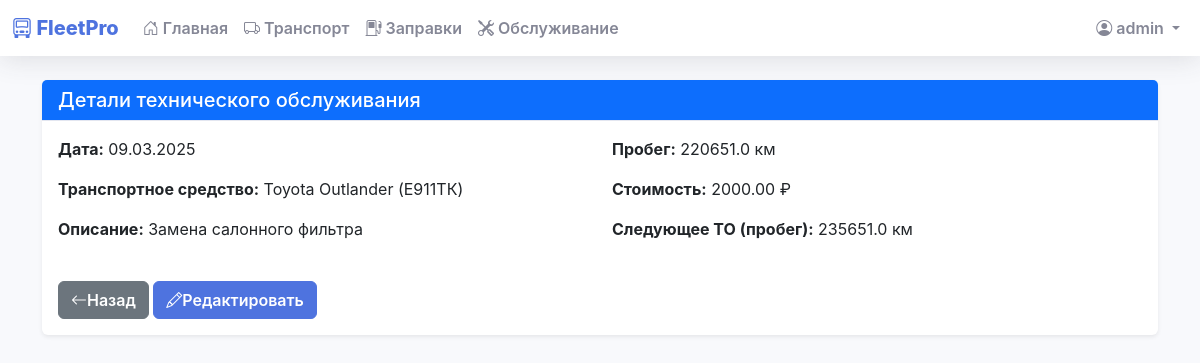
The app's page /maintenance/1 (signed in) with its own data.
### models.py (models this page shows, shortened)
class User(db.Model, UserMixin):
    id = db.Column(db.Integer, primary_key=True)
    username = db.Column(db.String(80), unique=True, nullable=False)
    password = db.Column(db.String(120), nullable=False)
    role = db.Column(db.String(20), nullable=False, default='user')
    email = db.Column(db.String(120), unique=True, nullable=False)
    phone = db.Column(db.String(20), nullable=False)
    created_at = db.Column(db.DateTime, default=datetime.utcnow)

class MaintenanceRecord(db.Model):
    id = db.Column(db.Integer, primary_key=True)
    vehicle_id = db.Column(db.Integer, db.ForeignKey('vehicle.id'), nullable=False)
    date = db.Column(db.DateTime, nullable=False)
    description = db.Column(db.Text, nullable=False)
    mileage = db.Column(db.Float, nullable=False)
    cost = db.Column(db.Float)
    next_maintenance_mileage = db.Column(db.Float)
    created_at = db.Column(db.DateTime, default=datetime.utcnow)

class Vehicle(db.Model):
    id = db.Column(db.Integer, primary_key=True)
    name = db.Column(db.String(100), nullable=False)
    type = db.Column(db.String(50), nullable=False)
    plate = db.Column(db.String(20), unique=True, nullable=False)
    brand = db.Column(db.String(50), nullable=False)
    vin = db.Column(db.String(50), unique=True, nullable=False)
    status = db.Column(db.String(20), nullable=False)
    year = db.Column(db.Integer)
    mileage = db.Column(db.Float, default=0)
    last_maintenance_date = db.Column(db.DateTime)
    next_maintenance_date = db.Column(db.DateTime)
    created_at = db.Column(db.DateTime, default=datetime.utcnow)
    fuel_records = db.relationship('FuelRecord', backref='vehicle', lazy=True)
    maintenance_records = db.relationship('MaintenanceRecord', backref='vehicle', lazy=True)

### app.py (the view)
@app.route('/maintenance/<int:id>')
@login_required
def view_maintenance(id):
    record = MaintenanceRecord.query.get_or_404(id)
    return render_template('view_maintenance.html', record=record)

### app.py (called while the page is built)
@login_manager.user_loader
def load_user(user_id):
    return User.query.get(int(user_id))

### templates/view_maintenance.html
{% extends "base.html" %}
{% block content %}
<div class="container mt-4">
    <div class="card border-0 shadow-sm">
        <div class="card-header bg-primary text-white">
            <h5 class="mb-0">Детали технического обслуживания</h5>
        </div>
        <div class="card-body">
            <div class="row">
                <div class="col-md-6">
                    <p><strong>Дата:</strong> {{ record.date.strftime('%d.%m.%Y') }}</p>
                    <p><strong>Транспортное средство:</strong> {{ record.vehicle.name }} ({{ record.vehicle.plate }})</p>
                    <p><strong>Описание:</strong> {{ record.description }}</p>
                </div>
                <div class="col-md-6">
                    <p><strong>Пробег:</strong> {{ "%.1f"|format(record.mileage) }} км</p>
                    <p><strong>Стоимость:</strong> {{ "%.2f"|format(record.cost) }} ₽</p>
                    <p><strong>Следующее ТО (пробег):</strong> {{ "%.1f"|format(record.next_maintenance_mileage) }} км</p>
                </div>
            </div>
            <div class="mt-4">
                <a href="javascript:history.back()" class="btn btn-secondary">
                    <i class="bi bi-arrow-left"></i>Назад
                </a>
                {% if current_user.role in ['admin', 'manager'] %}
                <a href="{{ url_for('edit_maintenance', id=record.id) }}" class="btn btn-primary">
                    <i class="bi bi-pencil"></i>Редактировать
                </a>
                {% endif %}
            </div>
        </div>
    </div>
</div>
{% endblock %}

### templates/base.html (shortened to what this page needs)
<!DOCTYPE html>
<html lang="ru">
<head>
    <link href="https://cdn.jsdelivr.net/npm/bootstrap@5.3.0/dist/css/bootstrap.min.css" rel="stylesheet">
    <link rel="stylesheet" href="https://cdn.jsdelivr.net/npm/bootstrap-icons@1.11.0/font/bootstrap-icons.css">
</head>
<body>
    {% if current_user.is_authenticated %}
    <nav class="navbar navbar-expand-lg navbar-light mb-4">
        <div class="container-fluid">
            <span class="navbar-brand">
                <i class="bi bi-truck-front"></i> FleetPro
            </span>
            <div class="collapse navbar-collapse" id="navbarNav">
                <ul class="navbar-nav me-auto">
                    <li class="nav-item">
                        <a class="nav-link" href="{{ url_for('index') }}">
                            <i class="bi bi-house-door"></i> Главная
                        </a>
                    </li>
                    <li class="nav-item">
                        <a class="nav-link" href="{{ url_for('vehicles_list') }}">
                            <i class="bi bi-truck"></i> Транспорт
                        </a>
                    </li>
                    <li class="nav-item">
                        <a class="nav-link" href="{{ url_for('fuel') }}">
                            <i class="bi bi-fuel-pump"></i> Заправки
                        </a>
                    </li>
                    <li class="nav-item">
                        <a class="nav-link" href="{{ url_for('maintenance') }}">
                            <i class="bi bi-tools"></i> Обслуживание
                        </a>
                    </li>
                </ul>
                <ul class="navbar-nav">
                    <li class="nav-item dropdown">
                        <a class="nav-link dropdown-toggle" href="#" id="navbarDropdown" role="button" data-bs-toggle="dropdown">
                            <i class="bi bi-person-circle"></i> {{ current_user.username }}
                        </a>
                    </li>
                </ul>
            </div>
        </div>
    </nav>
    {% endif %}
    <div class="container-fluid">
        {% block content %}{% endblock %}
    </div>
</body>
</html>

### templates/base.html (style rules this page uses)
:root { --primary-color: #4e73df; --secondary-color: #858796; --success-color: #1cc88a; --info-color: #36b9cc; --warning-color: #f6c23e; --danger-color: #e74a3b; --light-color: #f8f9fc; --dark-color: #5a5c69; }
body { background-color: #f8f9fc; font-family: 'Nunito', -apple-system, BlinkMacSystemFont, "Segoe UI", Roboto, "Helvetica Neue", Arial, sans-serif; }
.navbar { background-color: #fff; box-shadow: 0 0.15rem 1.75rem 0 rgba(58, 59, 69, 0.15); }
.navbar-brand { font-weight: 800; color: var(--primary-color); }
.nav-link { color: var(--secondary-color); font-weight: 600; }
.card { border: none; box-shadow: 0 0.15rem 1.75rem 0 rgba(58, 59, 69, 0.15); transition: transform 0.2s; }
.card-header { background-color: #fff; border-bottom: 1px solid #e3e6f0; }
.btn { font-weight: 600; padding: 0.375rem 0.75rem; }
.btn-primary { background-color: var(--primary-color); border-color: var(--primary-color); }

### records on screen
User: username "admin"
MaintenanceRecord: date "09.03.2025", description "Замена салонного фильтра", mileage "220651.0", cost "2000.00", next_maintenance_mileage "235651.0"
Vehicle: vehicle.name "Toyota Outlander", vehicle.plate "Е911ТК"
